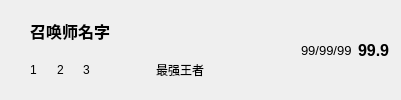
         <widget class="QWidget" name="widget_21" native="true">
          <layout class="QHBoxLayout" name="horizontalLayout_57">
           <item>
            <widget class="QLabel" name="label_183">
             <property name="maximumSize">
              <size>
               <width>45</width>
               <height>45</height>
              </size>
             </property>
             <property name="text">
              <string/>
             </property>
             <property name="pixmap">
              <pixmap resource="../data/data.qrc">:/hero/202.png</pixmap>
             </property>
             <property name="scaledContents">
              <bool>true</bool>
             </property>
            </widget>
           </item>
           <item>
            <layout class="QVBoxLayout" name="verticalLayout_31">
             <property name="spacing">
              <number>0</number>
             </property>
             <property name="leftMargin">
              <number>6</number>
             </property>
             <property name="bottomMargin">
              <number>0</number>
             </property>
             <item>
              <widget class="QLabel" name="label_184">
               <property name="font">
                <font>
                 <pointsize>12</pointsize>
                 <weight>75</weight>
                 <bold>true</bold>
                </font>
               </property>
               <property name="text">
                <string>召唤师名字</string>
               </property>
              </widget>
             </item>
             <item>
              <layout class="QHBoxLayout" name="horizontalLayout_58">
               <property name="spacing">
                <number>0</number>
               </property>
               <item>
                <widget class="QLabel" name="label_185">
                 <property name="text">
                  <string>1</string>
                 </property>
                </widget>
               </item>
               <item>
                <widget class="QLabel" name="label_186">
                 <property name="text">
                  <string>2</string>
                 </property>
                </widget>
               </item>
               <item>
                <widget class="QLabel" name="label_187">
                 <property name="text">
                  <string>3</string>
                 </property>
                </widget>
               </item>
              </layout>
             </item>
            </layout>
           </item>
           <item>
            <spacer name="horizontalSpacer_51">
             <property name="orientation">
              <enum>Qt::Horizontal</enum>
             </property>
             <property name="sizeHint" stdset="0">
              <size>
               <width>40</width>
               <height>20</height>
              </size>
             </property>
            </spacer>
           </item>
           <item>
            <layout class="QVBoxLayout" name="verticalLayout_32">
             <property name="spacing">
              <number>0</number>
             </property>
             <item>
              <widget class="QLabel" name="label_188">
               <property name="maximumSize">
                <size>
                 <width>50</width>
                 <height>40</height>
                </size>
               </property>
               <property name="text">
                <string/>
               </property>
               <property name="pixmap">
                <pixmap resource="../data/data.qrc">:/tier/challenger.png</pixmap>
               </property>
               <property name="scaledContents">
                <bool>true</bool>
               </property>
               <property name="alignment">
                <set>Qt::AlignCenter</set>
               </property>
              </widget>
             </item>
             <item>
              <widget class="QLabel" name="label_189">
               <property name="text">
                <string>最强王者</string>
               </property>
               <property name="alignment">
                <set>Qt::AlignCenter</set>
               </property>
              </widget>
             </item>
            </layout>
           </item>
           <item>
            <widget class="QLabel" name="label_190">
             <property name="maximumSize">
              <size>
               <width>35</width>
               <height>35</height>
              </size>
             </property>
             <property name="text">
              <string/>
             </property>
             <property name="pixmap">
              <pixmap resource="../data/data.qrc">:/items/3083.png</pixmap>
             </property>
             <property name="scaledContents">
              <bool>true</bool>
             </property>
            </widget>
           </item>
           <item>
            <widget class="QLabel" name="label_191">
             <property name="maximumSize">
              <size>
               <width>35</width>
               <height>35</height>
              </size>
             </property>
             <property name="text">
              <string/>
             </property>
             <property name="pixmap">
              <pixmap resource="../data/data.qrc">:/items/3083.png</pixmap>
             </property>
             <property name="scaledContents">
              <bool>true</bool>
             </property>
            </widget>
           </item>
           <item>
            <widget class="QLabel" name="label_192">
             <property name="maximumSize">
              <size>
               <width>35</width>
               <height>35</height>
              </size>
             </property>
             <property name="text">
              <string/>
             </property>
             <property name="pixmap">
              <pixmap resource="../data/data.qrc">:/items/3083.png</pixmap>
             </property>
             <property name="scaledContents">
              <bool>true</bool>
             </property>
            </widget>
           </item>
           <item>
            <widget class="QLabel" name="label_193">
             <property name="maximumSize">
              <size>
               <width>35</width>
               <height>35</height>
              </size>
             </property>
             <property name="text">
              <string/>
             </property>
             <property name="pixmap">
              <pixmap resource="../data/data.qrc">:/items/3083.png</pixmap>
             </property>
             <property name="scaledContents">
              <bool>true</bool>
             </property>
            </widget>
           </item>
           <item>
            <widget class="QLabel" name="label_194">
             <property name="maximumSize">
              <size>
               <width>35</width>
               <height>35</height>
              </size>
             </property>
             <property name="text">
              <string/>
             </property>
             <property name="pixmap">
              <pixmap resource="../data/data.qrc">:/items/3083.png</pixmap>
             </property>
             <property name="scaledContents">
              <bool>true</bool>
             </property>
            </widget>
           </item>
           <item>
            <widget class="QLabel" name="label_195">
             <property name="maximumSize">
              <size>
               <width>35</width>
               <height>35</height>
              </size>
             </property>
             <property name="text">
              <string/>
             </property>
             <property name="pixmap">
              <pixmap resource="../data/data.qrc">:/items/3083.png</pixmap>
             </property>
             <property name="scaledContents">
              <bool>true</bool>
             </property>
            </widget>
           </item>
           <item>
            <widget class="QLabel" name="label_196">
             <property name="maximumSize">
              <size>
               <width>35</width>
               <height>35</height>
              </size>
             </property>
             <property name="text">
              <string/>
             </property>
             <property name="pixmap">
              <pixmap resource="../data/data.qrc">:/items/3083.png</pixmap>
             </property>
             <property name="scaledContents">
              <bool>true</bool>
             </property>
            </widget>
           </item>
           <item>
            <widget class="QLabel" name="label_197">
             <property name="font">
              <font>
               <pointsize>10</pointsize>
               <weight>50</weight>
               <bold>false</bold>
              </font>
             </property>
             <property name="text">
              <string>99/99/99</string>
             </property>
            </widget>
           </item>
           <item>
            <widget class="QLabel" name="label_198">
             <property name="font">
              <font>
               <pointsize>12</pointsize>
               <weight>75</weight>
               <bold>true</bold>
              </font>
             </property>
             <property name="text">
              <string>99.9</string>
             </property>
            </widget>
           </item>
          </layout>
         </widget>
